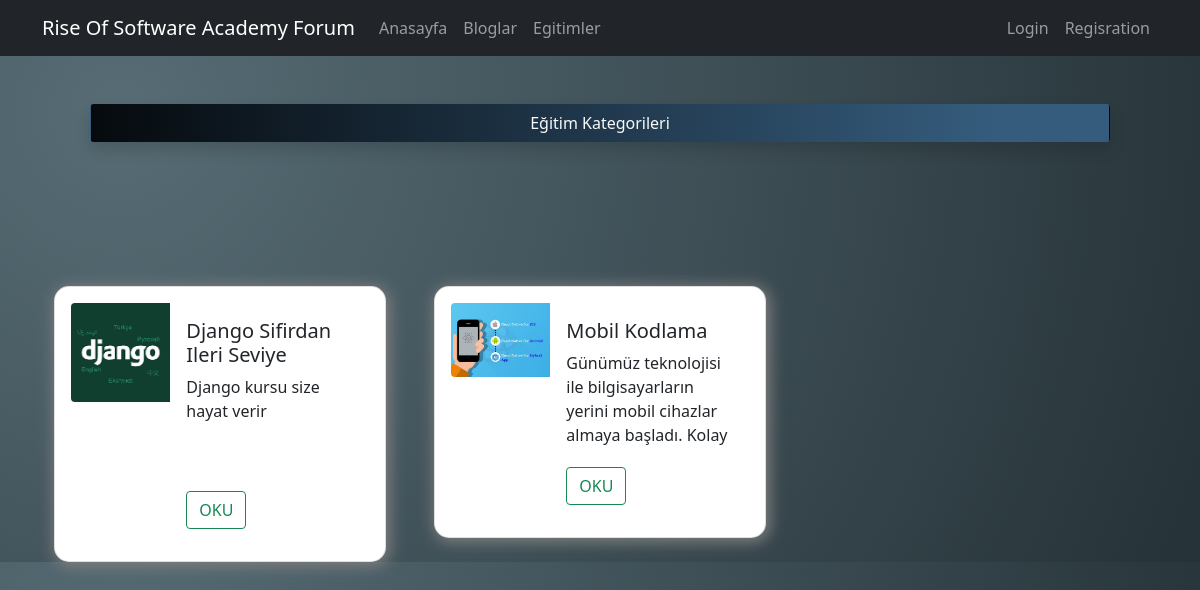
The app's page /categories/back-end-egitimler with its own data.
### blog/models.py (models this page shows, shortened)
class Education(models.Model):
    name = models.CharField(max_length=300)
    description = models.TextField()
    is_active = models.BooleanField(default=True)
    picture = models.ImageField(upload_to="education")
    slug = models.SlugField(null=False, unique=True, db_index=True, editable=False)
    categories = models.ManyToManyField(Category)

### blog/views.py (the view)
# urls.py: path("categories/<slug:slug>", views.edu_by_category, name="edu_by_category"),
def edu_by_category (request, slug):
    data = {
        "educations" : Education.objects.filter(is_active=True, categories__slug=slug),
        "categories" : Category.objects.all()
    }
    return render(request, "blog/education.html", data)

### blog/templates/blog/education.html (shortened to what this page needs)
{% extends "body.html" %}
{% load static %}
{% block content %}
    <div class="container">
        <div class="row justify-content-center p-5">
            <button style="background: linear-gradient(89.7deg, rgb(0, 0, 0) -10.7%, rgb(53, 92, 125) 88.8%)!important;" class="btn text-light shadow" type="button" data-bs-toggle="offcanvas" data-bs-target="#offcanvasBottom" aria-controls="offcanvasBottom">Eğitim Kategorileri</button>
        </div>
        <div class="row mt-5 g-5">
            {% if educations|length > 0 %}
                {% for edu in educations  %}
                    {% if edu.is_active %}
                        {% include "blog/components/_educard.html" %}
                    {% endif %}
                {% endfor %}
            {% else %}
                <div class="alert alert-danger"> Bu Kategoride Eğitim Bulunmamaktadır. </div>
            {%endif%}
        </div>
    </div>
{% endblock  %}

### blog/templates/blog/components/_educard.html
{% load static %}
<div class="col-12 col-md-6 col-xl-4">
    <div class="p-3 card" style="box-shadow: 2px 2px 15px 2px gray; border-radius: 15px;">
        <div class="row g-0">
            <div class="col-md-4">
                <img class="bd-placeholder-img img-fluid rounded-start" width="100%" height="100%" src="{{edu.picture.url}}" >
            </div>
            <div class="col-md-8">
                <div class="card-body">
                <h5 class="card-title">{{ edu.name }}</h5>
                <p class="card-text" style="height: 100px; overflow: hidden;">{{ edu.description }}</p>
                <a class="btn btn-outline-success" href="{% url 'detailsEdu' edu.slug %}">OKU</a>
                </div>
            </div>
        </div>
    </div>
</div>

### records on screen
Education: picture (picture), name "Django Sifirdan Ileri Seviye", description "Django kursu size hayat verir"
Education: picture (picture), name "Mobil Kodlama", description "Günümüz teknolojisi ile bilgisayarların yerini mobil cihazlar almaya başladı. Kolay…"
